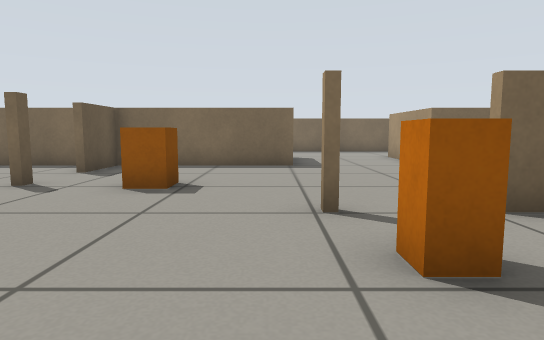
View 1 (above)

17 first-person views from a walk through a world built for the Gazebo simulator. The camera is 0.46 m above the floor, tilts 6° down and sees 75° across. The floor is counted in squares, 0.5 m on a side. Each view is taken from the middle of a square. On the plan, view 1 faces up. The plan holds only what a view shows up to about 12 squares ahead; the rest is blank.

View 2
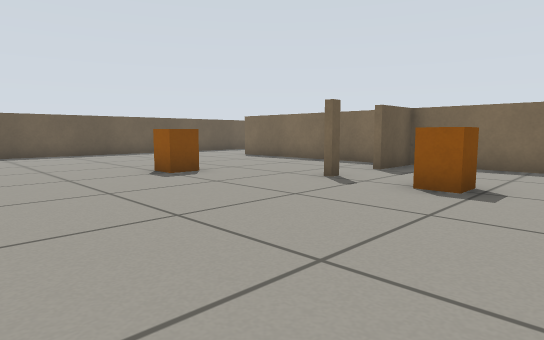

View 3
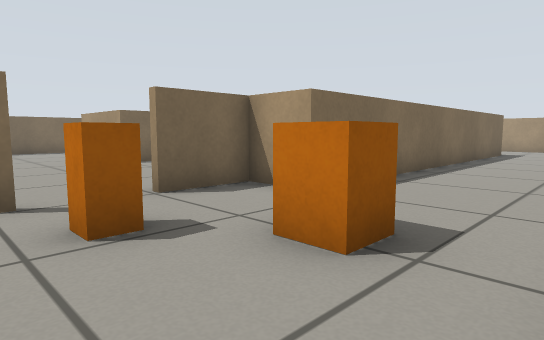

View 4
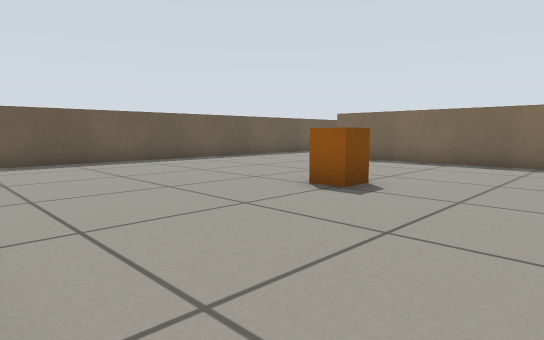

View 5
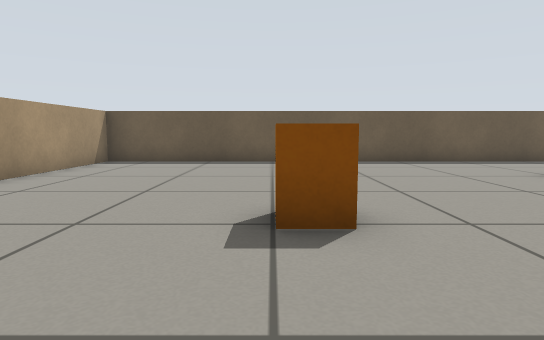

View 6
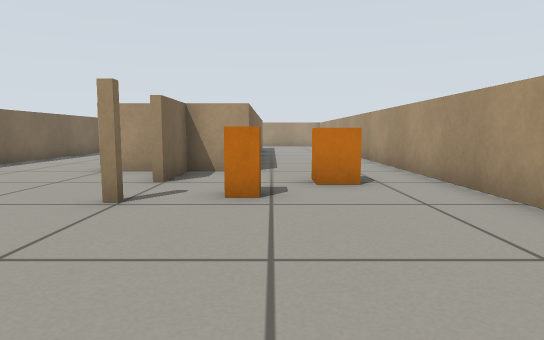

View 7
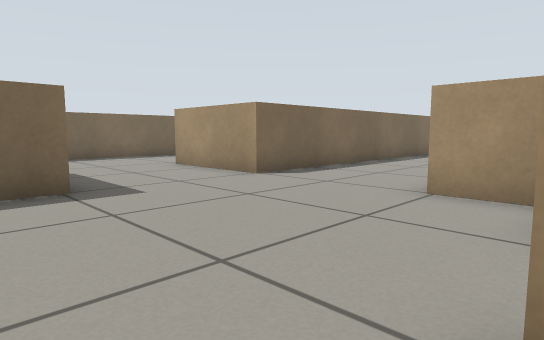

View 8
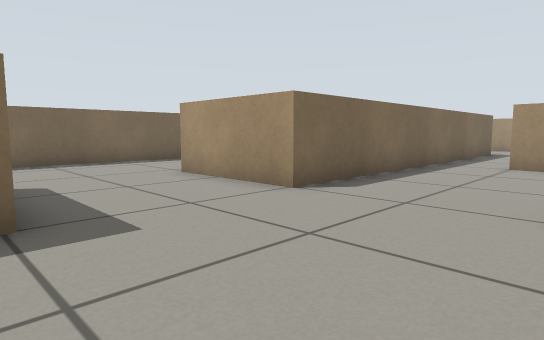

View 9
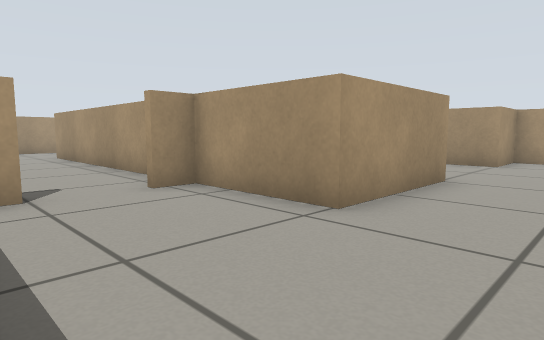

View 10
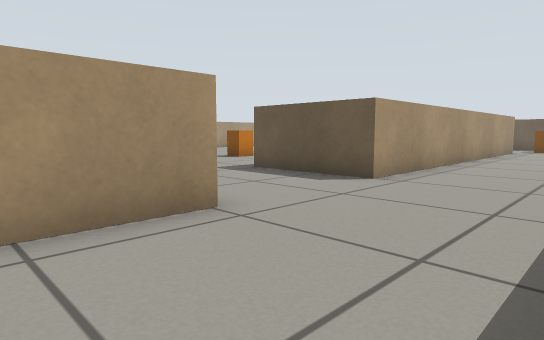

View 11
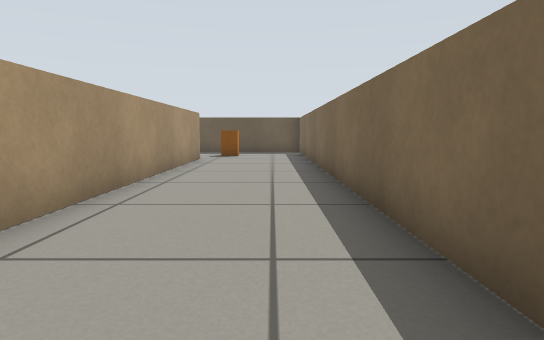

View 12
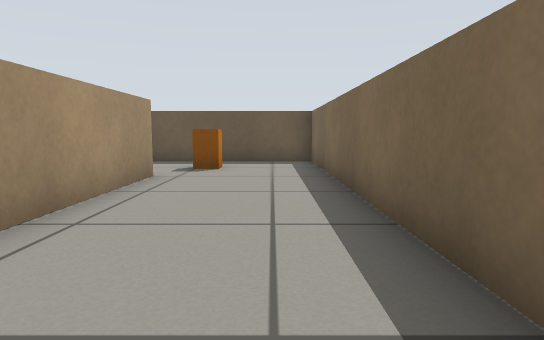

View 13
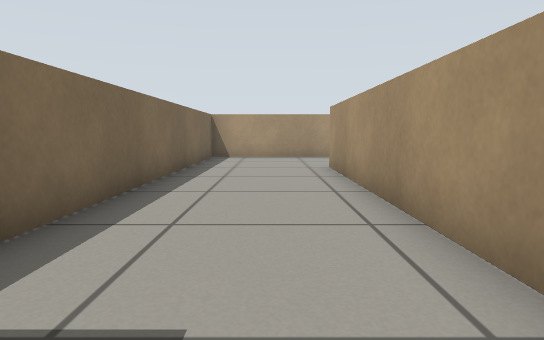

View 14
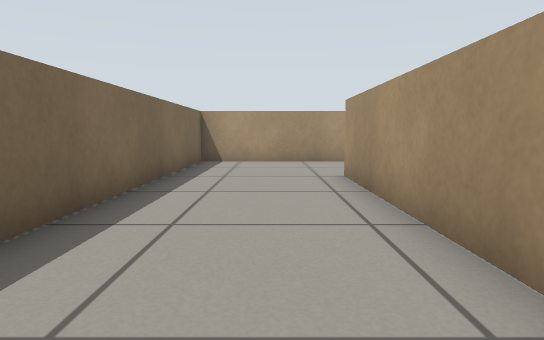

View 15
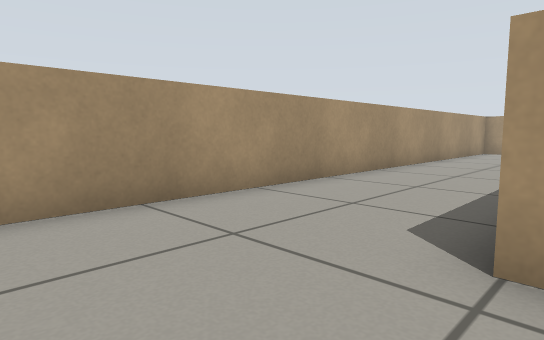

View 16
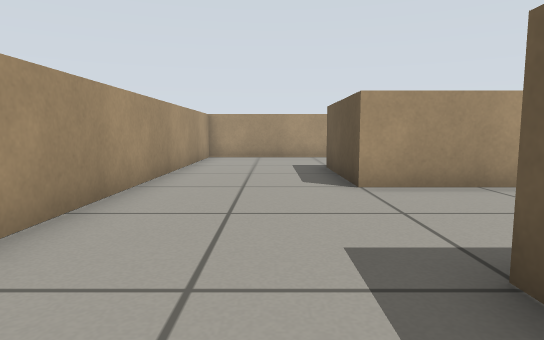

View 17
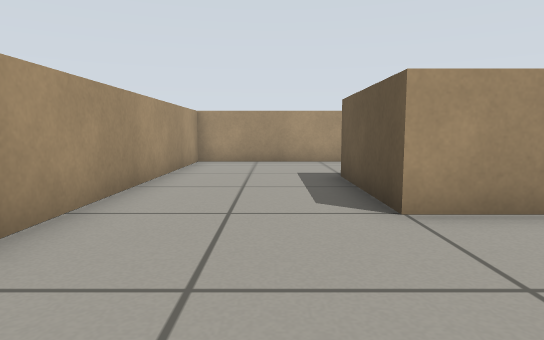

### Floor plan
Points are (right, up) in squares from view 1. A wall is a line through its corners. A room is listed if a view was taken in it or the views show most of it. See-through windows are left out.
Room 1 (views 1, 2, 3, 4, 5, 6, 7, 8, 9, 10, 11, 12, 13, 14, 15, 16, 17)
walls: (3.6, 4.2) (4.5, 4.2); (4.5, 4) (2.5, 4); (-5.4, 9.9) (-10.2, 9.9); (10.4, 7.2) (10.4, 8.1); (8.9, 13.5) (16.6, 13.5); (0.1, -1.3) (8.1, -1.3); (-0.5, 17.3) (-15.4, 17.3) (-15.4, -1.3) (-10.8, -1.3); (5.9, 17.3) (1.6, 17.3); (13.2, 9.9) (4.4, 9.9) (4.4, 13.5) (7.5, 13.5) (7.5, 14.4); (13.9, 6.1) (16.5, 6.1) (16.5, 2.5); (13.6, 2.5) (4.4, 2.5) (4.4, 6.1) (5.8, 6.1); (-11.6, 13.5) (0.6, 13.5) (0.6, 9.9) (-4.3, 9.9) (-4.3, 8.1); (15.8, -1.3) (20.4, -1.3) (20.4, 17.3) (9.9, 17.3)
objects: orange box (-13, 14); orange box (-8, 4) to (-8, 5); orange box (-2, 6); orange box (1, 2); orange box (2, 1) to (3, 1)

Positions as (right, up) in squares from view 1, and headings:
1: (0, 0), facing up
2: (0, 0), facing up-left
3: (0, -1), facing up-right
4: (-4, -1), facing up-left
5: (-4, 4), facing left
6: (-4, 2), facing right
7: (-1, 4), facing up-right
8: (0, 6), facing up-right
9: (2, 17), facing down-right
10: (7, 17), facing down-left
11: (1, 16), facing left
12: (-4, 16), facing left
13: (7, 15), facing right
14: (9, 15), facing right
15: (16, 16), facing down-right
16: (18, 12), facing down
17: (18, 10), facing down
